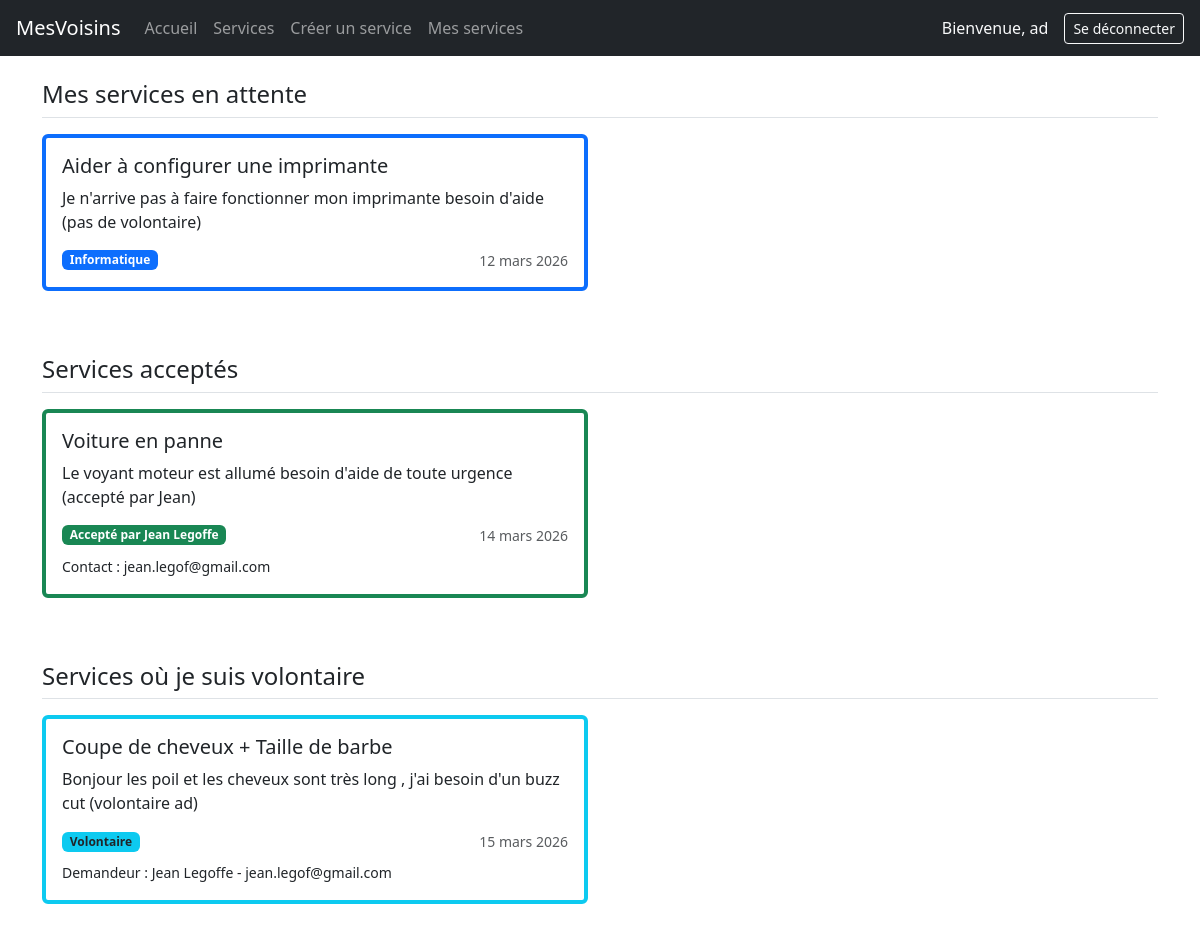
/app/my-services/ (signed in), run on the app's committed database.
### app/models.py (models this page shows, shortened)
class Service(models.Model):
    title = models.CharField(max_length=100)
    description = models.TextField()
    skill = models.ForeignKey(Skill, on_delete=models.CASCADE)
    creator = models.ForeignKey('auth.User', on_delete=models.CASCADE, related_name='services_crees')
    volunteer = models.ForeignKey('auth.User', null=True, blank=True, on_delete=models.SET_NULL, related_name='volunteer')
    date = models.DateField()
    created_at = models.DateTimeField(auto_now_add=True)

class Skill(models.Model):
    name = models.CharField(max_length=100)
    category = models.ForeignKey('Category',null=True, blank=True, on_delete=models.CASCADE)

### app/views.py (the view)
# urls.py: path("my-services/", views.my_services, name="my_services"),
@login_required
def my_services(request):
    user_services = Service.objects.filter(creator=request.user)
    accepted_services = user_services.filter(volunteer__isnull=False)
    waiting_services = user_services.filter(volunteer__isnull=True)
    volunteer_services = Service.objects.filter(volunteer=request.user)
    context = {"user_services": user_services,"waiting_services": waiting_services, "accepted_services": accepted_services, "volunteer_services": volunteer_services}
    return render(request, 'my_services.html', context)

### app/templates/my_services.html
{% extends "base.html" %}
{% block content %}
<div class="container mt-4">
  <div class="mb-5">
    <h4 class="border-bottom pb-2 mb-3">Mes services en attente</h4>
    <div class="row">
      {% for service in waiting_services %}
      <div class="col-md-6 mb-3">
        <div class="card h-100 border-start border-primary border-4">
          <div class="card-body">
            <h5 class="card-title">{{ service.title }}</h5>
            <p class="card-text">{{ service.description }}</p>
            <div class="d-flex justify-content-between align-items-center">
              <span class="badge bg-primary">{{ service.skill.name }}</span>
              <small class="text-muted">{{ service.date }}</small>
            </div>
          </div>
        </div>
      </div>
      {% empty %}
      <p class="text-muted">Aucun service créé.</p>
      {% endfor %}
    </div>
  </div>
  <div class="mb-5">
    <h4 class="border-bottom pb-2 mb-3">Services acceptés</h4>
    <div class="row">
      {% for service in accepted_services %}
      <div class="col-md-6 mb-3">
        <div class="card h-100 border-start border-success border-4">
          <div class="card-body">
            <h5 class="card-title">{{ service.title }}</h5>
            <p class="card-text">{{ service.description }}</p>
            <div class="d-flex justify-content-between align-items-center">
              <span class="badge bg-success">Accepté par {{ service.volunteer.first_name }} {{ service.volunteer.last_name }}</span>
              <small class="text-muted">{{ service.date }}</small>
            </div>
            <p class="mt-2 mb-0"><small>Contact : {{ service.volunteer.email }}</small></p>
          </div>
        </div>
      </div>
      {% empty %}
      <p class="text-muted">Aucun service accepté.</p>
      {% endfor %}
    </div>
  </div>
  <div class="mb-5">
    <h4 class="border-bottom pb-2 mb-3">Services où je suis volontaire</h4>
    <div class="row">
      {% for service in volunteer_services %}
      <div class="col-md-6 mb-3">
        <div class="card h-100 border-start border-info border-4">
          <div class="card-body">
            <h5 class="card-title">{{ service.title }}</h5>
            <p class="card-text">{{ service.description }}</p>
            <div class="d-flex justify-content-between align-items-center">
              <span class="badge bg-info text-dark">Volontaire</span>
              <small class="text-muted">{{ service.date }}</small>
            </div>
            <p class="mt-2 mb-0"><small>Demandeur : {{ service.creator.first_name }} {{ service.creator.last_name }} - {{ service.creator.email }}</small></p>
          </div>
        </div>
      </div>
      {% empty %}
      <p class="text-muted">Aucun service en tant que volontaire.</p>
      {% endfor %}
    </div>
  </div>
</div>
{% endblock %}

### templates/base.html (shortened to what this page needs)
{% load django_bootstrap5 %}
<!doctype html>
<html lang="fr">
  <head>    <meta charset="UTF-8" />
    {% load django_bootstrap5 %}
    {% bootstrap_css %}
</head>
  <body>
    <header>
      <nav class="navbar navbar-expand-lg navbar-dark bg-dark px-3">
      <a class="navbar-brand" href="{% url 'app:home' %}">MesVoisins</a>
      <div class="collapse navbar-collapse">
        <ul class="navbar-nav me-auto">
          <li class="nav-item">
            <a class="nav-link" href="{% url 'app:home' %}">Accueil</a>
          </li>
          {% if user.is_authenticated %}
          <li class="nav-item">
            <a class="nav-link" href="{% url 'app:services' %}">Services</a>
          </li>
          <li class="nav-item">
            <a class="nav-link" href="{% url 'app:create_service' %}">Créer un service</a>
          </li>
          <li class="nav-item">
            <a class="nav-link" href="{% url 'app:my_services' %}">Mes services</a>
          </li>
          {% endif %}
        </ul>
        <ul class="navbar-nav ms-auto align-items-center">
          {% if user.is_authenticated %}
          <li class="nav-item">
            <span class="navbar-text text-light me-3">Bienvenue, {{ user.username }}</span>
          </li>
          <li class="nav-item">
            <form method="post" action="{% url 'logout' %}">
              <button type="submit" class="btn btn-outline-light btn-sm">Se déconnecter</button>
            </form>
          </li>
          {% else %}
          <li class="nav-item">
            <a class="btn btn-outline-light btn-sm" href="{% url 'login' %}">Connexion</a>
          </li>
          {% endif %}
        </ul>
      </div>
    </nav>
    </header>
    <main>{% block content %}{% endblock %}</main>
  </body>
</html>

### data on the page
Service: title "Aider à configurer une imprimante", description "Je n'arrive pas à faire fonctionner mon imprimante besoin d'aide (pas de volontaire)", skill.name "Informatique", date "12 mars 2026"
Service: title "Voiture en panne", description "Le voyant moteur est allumé besoin d'aide de toute urgence (accepté par Jean)", volunteer.first_name "Jean", volunteer.last_name "Legoffe", date "14 mars 2026", volunteer.email "jean.legof@gmail.com"
Service: title "Coupe de cheveux + Taille de barbe", description "Bonjour les poil et les cheveux sont très long , j'ai besoin d'un buzz cut (volontaire ad)", date "15 mars 2026", creator.first_name "Jean", creator.last_name "Legoffe", creator.email "jean.legof@gmail.com"

### other printed values
{{ user.username }} "ad"
